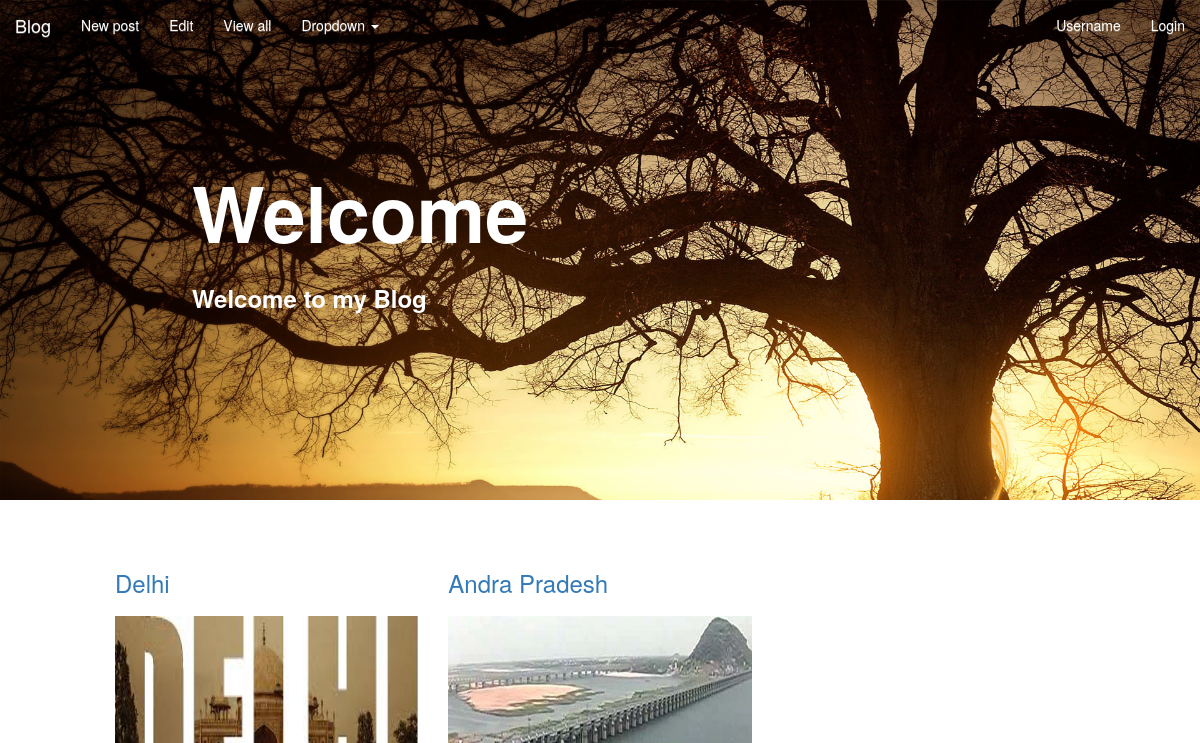
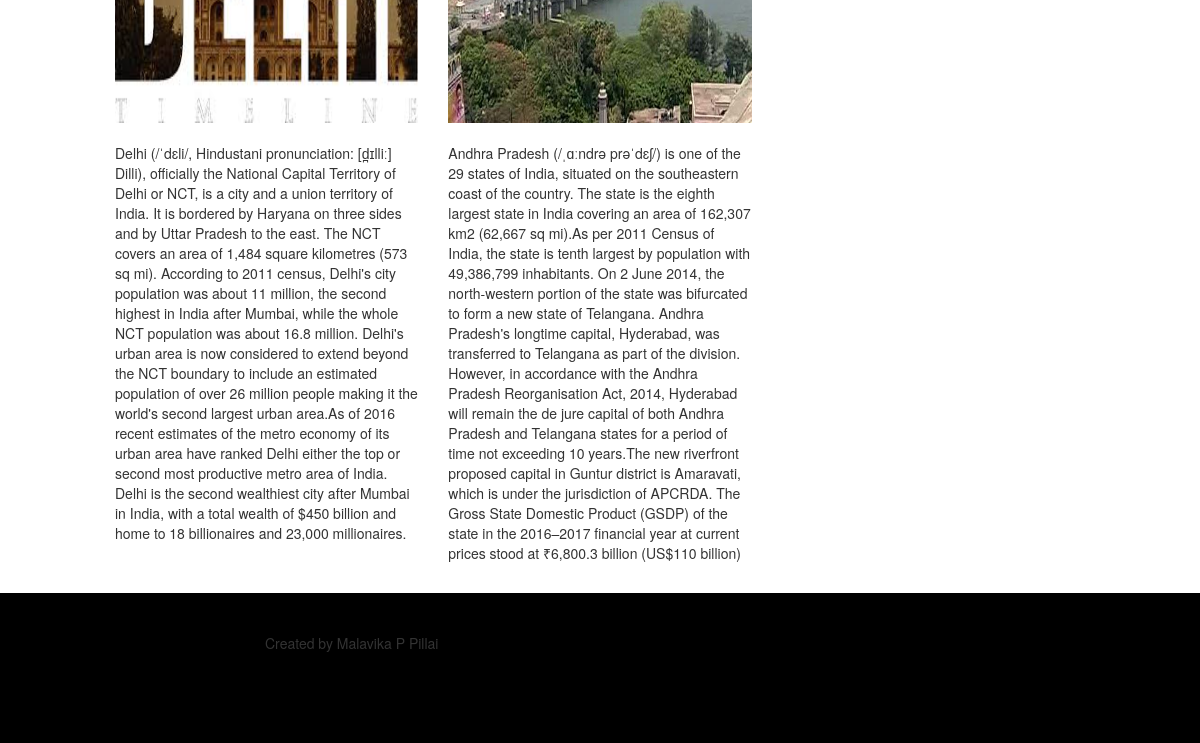
The page /blog/post/ on the database as committed earlier (2 pictures, top to bottom).
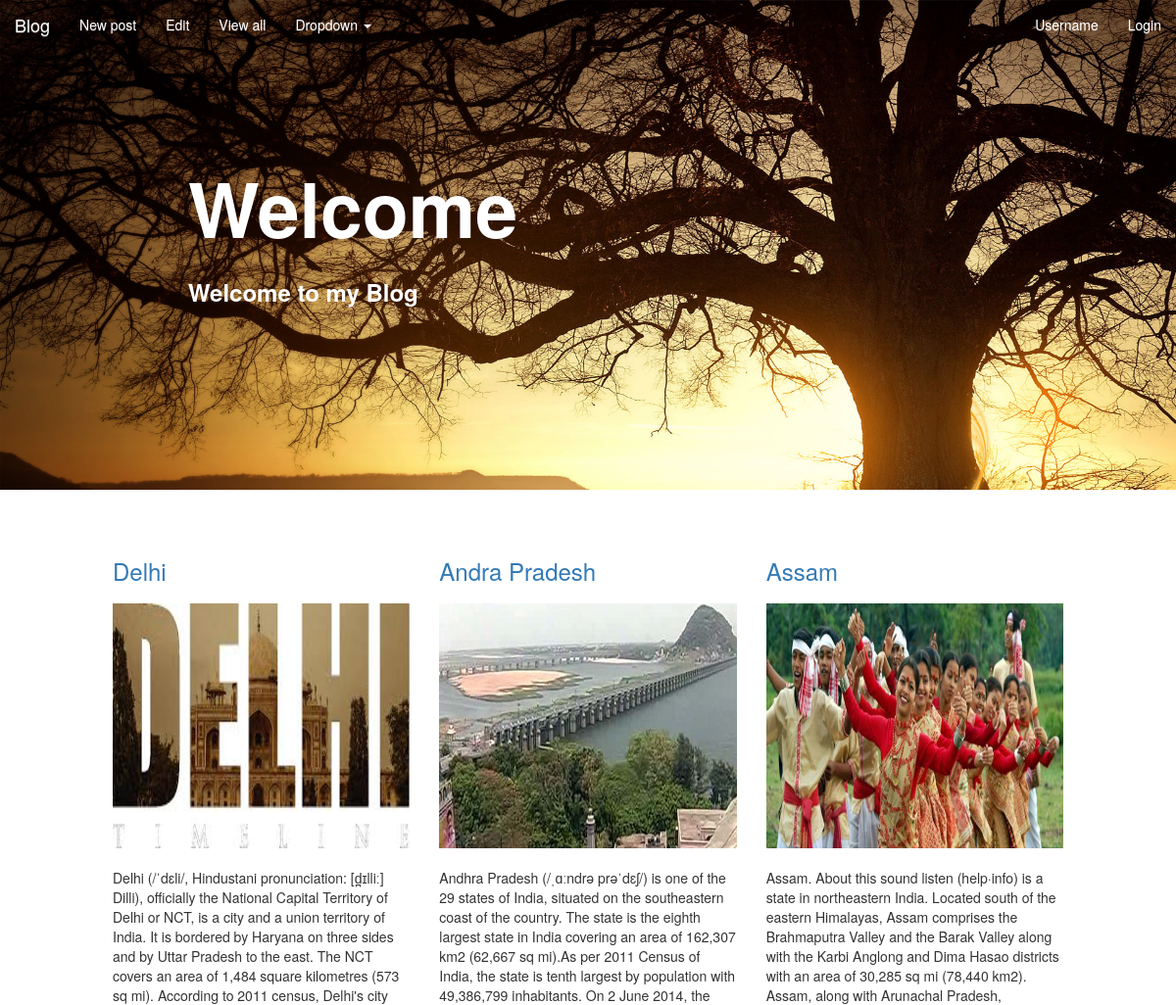
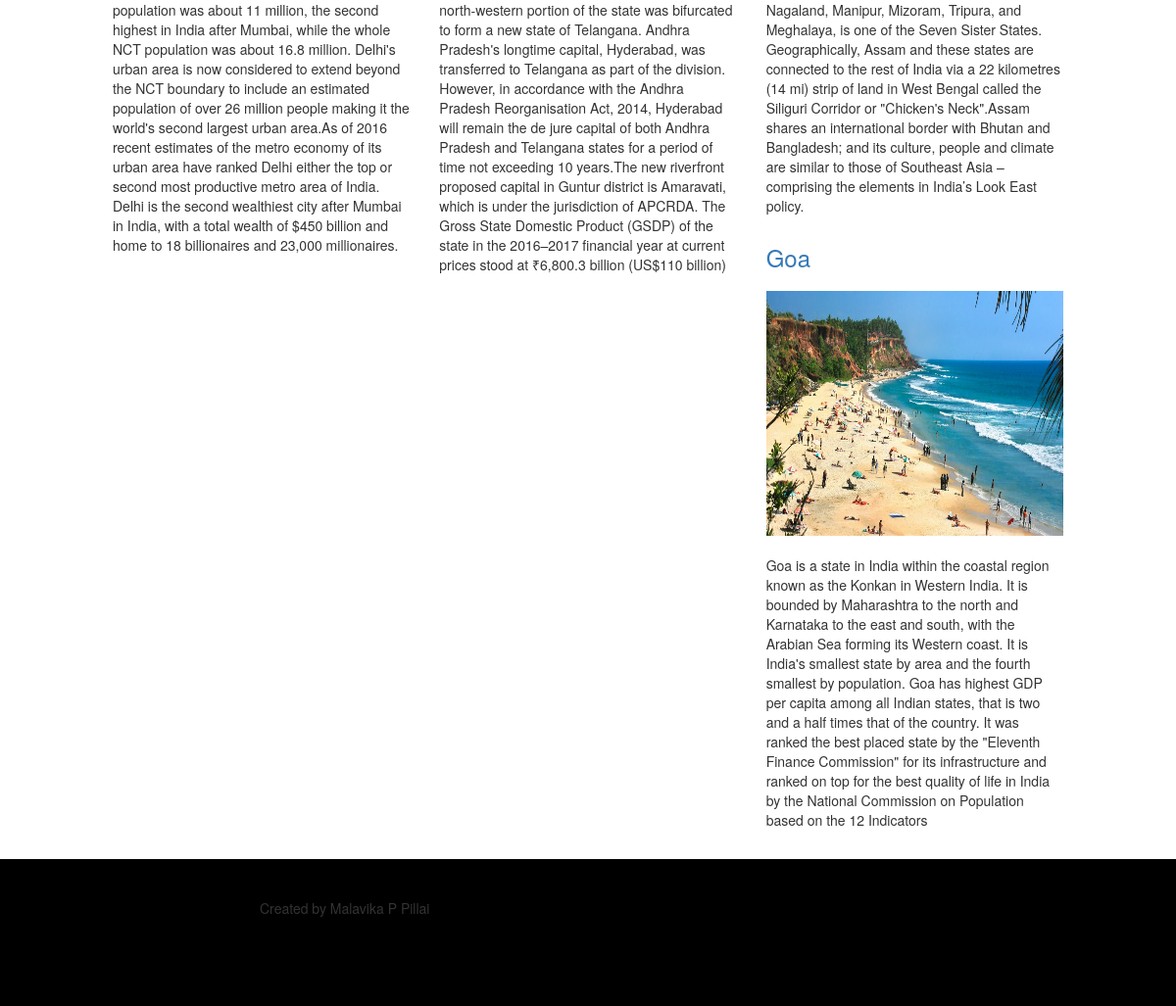
The same page on the database as committed later (2 pictures, top to bottom).
### blog/models.py (models this page shows, shortened)
class Post(models.Model):
    title = models.CharField(max_length=500)
    date_created = models.DateTimeField(auto_now=True, auto_now_add=False)
    is_published = models.BooleanField(default=False)
    description = models.TextField(default="content")
    img = ImageField(upload_to='blog_img/')
    user = user = models.ForeignKey(User)

### blog/views.py (the view)
class PostListView(generic.ListView):
    model = Post
    template_name = 'blog/home.html'

### blog/templates/blog/home.html (shortened to what this page needs)
{% extends 'blog/base.html' %}
{% block body %}
    {% include 'blog/nav_bar.html'%}
    <div id="cover">
        <h1 id="cover-text">Welcome</h1>
        <h3 id="cover-subtext">Welcome to my Blog</h3>
    </div>
    <div class="post-div">
    <div id="posts">
        <div class="container-fluid">
            <div class="row">
                    {% for post in object_list %}
                        <div class="col-md-4 col-sm-6">
                        <h3><a href="{{ post.id}}/">{{ post.title }}</a></h3>
                        <img src="/media/{{ post.img }}" class="img-responsive img" alt="Responsive image">
                        <p>{{ post.description }}</p>
                        </div>
                    {% endfor %}
            </div>
        </div>
    </div>
    <div class="footer">
        <div class="container-fluid">
            <div class="footer-data">
                <p> Created by Malavika P Pillai</p>
            </div>
        </div>
    </div>
{% endblock %}

Rows that differ between the two databases and show on the page:
added Post: title "Assam", img (picture), description "Assam. About this sound listen (help·info) is a state in northeastern India. Located south of the eastern Himalayas, Assam comprises the Brahmaputra Valley and the Barak Valley along with the Karbi Anglong and Dima Hasao districts with an area of 30,285 sq mi (78,440 km2). Assam, along with Arunachal Pradesh, Nagaland, Manipur, Mizoram, Tripura, and Meghalaya, is one of the Seven Sister States. Geographically, Assam and these states are connected to the rest of India via a 22 kilometres (14 mi) strip of land in West Bengal called the Siliguri Corridor or \"Chicken's Neck\".Assam shares an international border with Bhutan and Bangladesh; and its culture, people and climate are similar to those…"
added Post: title "Goa", img (picture), description "Goa is a state in India within the coastal region known as the Konkan in Western India. It is bounded by Maharashtra to the north and Karnataka to the east and south, with the Arabian Sea forming its Western coast. It is India's smallest state by area and the fourth smallest by population. Goa has highest GDP per capita among all Indian states, that is two and a half times that of the country. It was ranked the best placed state by the \"Eleventh Finance Commission\" for its infrastructure and ranked on top for the best quality of life in India by the National Commission on Population based on the 12 Indicators"
